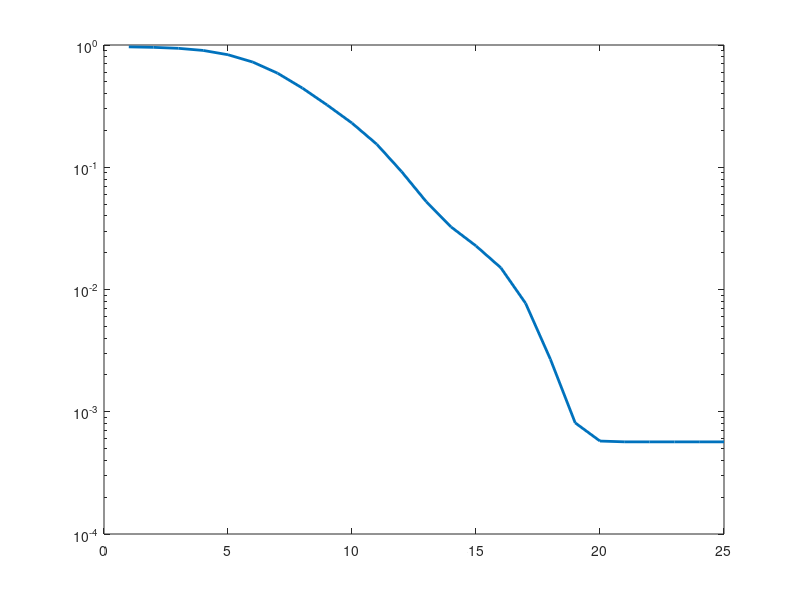

Reproduce this figure in MATLAB.
clear
clc
%% parameters
theta = 0.1;                                                                                                                                                                             ;
n = 100;
m = n;
lp = 3;
r = 40000;
noi_var = 0; %AWGN var
% p2 = 0.1; % sparsity level of corrupt 

tot_time = 0;
tot_error = 0;
times = 1;

for i = 1:times


%% Gen dictionary
A = randn(n);
[Q,R] = qr(A);
D0 = Q(:,1:m);

%% Gen sparse code
B = rand(m,r);
B(B>theta) = 0;
B(B>0) = 1;
G = randn(m,r);
X0 = B.*G;
Y0 = D0*X0;



%% add noise
Y = Y0 + noi_var*randn(n,r);

% %% add corruption
% B = rand(n,m);
% B(B>p2) = 0;
% B(B>0) = 1;
% S = rand(n,m);
% S(S<1/2) = -1;
% S(S>0) = 1;
%l=3;

%% Start Lp DL
Num_iter = 300;

last_A = zeros(m,n);
conv = [];
%initial
A = randn(n);
[A0,R] = qr(A);
A0 = A0(1:m,:);
A = A0;

tot = 0;
    tic
for i=1:Num_iter

    AY = A*Y;
    %dA = 4*AY.^(lp-1)*Y'/m;
    if(mod(lp,2)==1)
        dA = abs(AY).^(lp-1).*sign(AY)*Y'/r;
    else
        dA = AY.^(lp-1)*Y'/r;
    end

    [U,S,V] = svd(dA,'econ');%-12*m*p^2*A%+2*p*noi_var^2+noi_var^4
    A = U*V';
    
    res = A*D0;
    res = res(:);
    if(norm(A-last_A,'fro')/n < 1e-8)
%         if(sum(res.^4)/l>0.99)
         break
    end
    conv = [conv sum(res.^4)/n];
    last_A = A;
end
tot = toc;
error = 1-sum(res.^4)/n;
tot_time = tot_time + tot/times;
tot_error = tot_error + error/times;
end

semilogy(1-conv,'linewidth',2);
hold on

